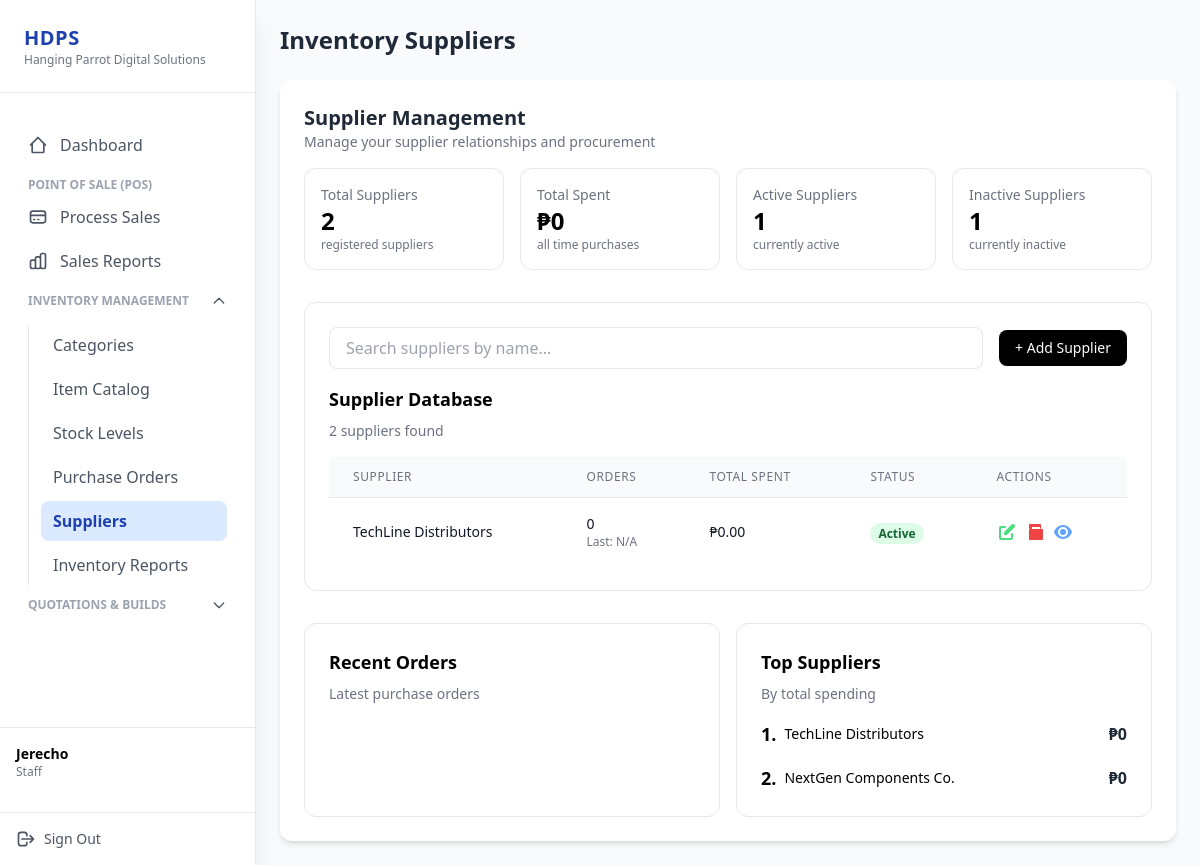
/suppliers.php (signed in), run on an earlier commit of the app's database.
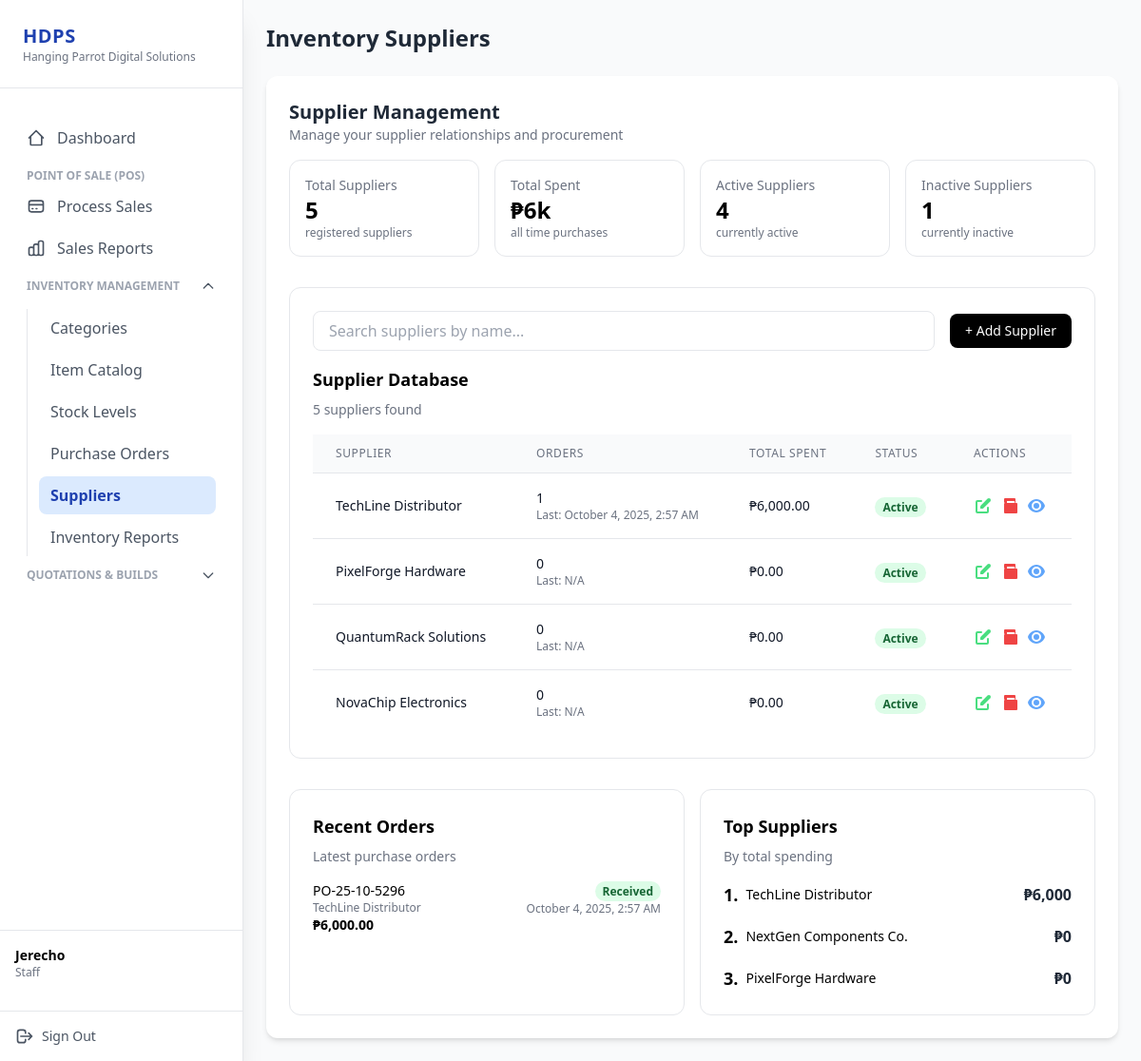
And on a later commit of the database.
### tables this page shows
CREATE TABLE `suppliers` (
  `supplier_id` int(11) NOT NULL,
  `supplier_name` varchar(100) NOT NULL,
  `contact_number` varchar(20) DEFAULT NULL,
  `email` varchar(100) DEFAULT NULL,
  `status` tinyint(1) DEFAULT 1
);

CREATE TABLE `purchase_orders` (
  `purchase_order_id` int(11) NOT NULL,
  `po_number` varchar(80) NOT NULL,
  `supplier_id` int(11) NOT NULL,
  `grand_total` decimal(10,2) DEFAULT 0.00,
  `status` enum('Ordered','Received','Cancelled') DEFAULT 'Ordered',
  `date` datetime DEFAULT current_timestamp(),
  `created_by` int(11) NOT NULL,
  `is_active` tinyint(1) NOT NULL DEFAULT 1
);

### database/database.php (called while the page is built, shortened)
<?php
class Database
{
    private $serverName = ("mysql:host=localhost;dbname=computer_store");
    private $userName = ("root");
    private $userPass = ("");
    private $fetchDefault = array(PDO::ATTR_DEFAULT_FETCH_MODE => PDO::FETCH_ASSOC);
    protected $conn;
    public function conn()
    {
        if ($this->conn instanceof PDO) {
            return $this->conn;
        }
        try {
            $this->conn = new PDO(
                $this->serverName,
                $this->userName,
                $this->userPass,
                $this->fetchDefault
            );
            $this->conn->setAttribute(PDO::ATTR_ERRMODE, PDO::ERRMODE_EXCEPTION);
            return $this->conn;
        } catch (PDOException $e) {
            die("Database connection error: " . $e->getMessage());
        }
    }
    public function select_suppliers()
    {
        $sql = $this->conn()->prepare("
        SELECT
            s.*,
            COUNT(po.purchase_order_id) AS order_count,
            COALESCE(SUM(CASE WHEN po.status = 'Received' THEN po.grand_total ELSE 0 END), 0) AS total_spent,
            MAX(po.date) AS last_order_date
        FROM suppliers s
        LEFT JOIN purchase_orders po ON s.supplier_id = po.supplier_id
        GROUP BY s.supplier_id
    ");
        $sql->execute();
        $suppliers = $sql->fetchAll(PDO::FETCH_ASSOC);
        return $suppliers;
    }
    public function select_purchase_orders()
    {
        $sql = $this->conn()->prepare("
            SELECT
                po.*,
                s.supplier_name
            FROM
                purchase_orders po
            JOIN
                suppliers s ON po.supplier_id = s.supplier_id
        ");
        $sql->execute();
        $purchase_orders = $sql->fetchAll();
        return $purchase_orders;
    }
}
$database = new Database();

### suppliers.php (the view, shortened to what the rows shown need)
<?php
include "database/database.php";
$database->login_session();
$database->create_supplier();
$database->update_supplier();
$database->archive_supplier();
$suppliers = $database->select_suppliers();
$purchase_orders = $database->select_purchase_orders();
?>
<!DOCTYPE html>
<html lang="en">
<head>
  <script src="https://cdn.tailwindcss.com"></script>
</head>
<body class="bg-gray-50 flex">
  <?php include "sidebar.php"; ?>
  <main class="flex-1 ml-0 md:ml-64 p-6">
    <header class="mb-6">
      <h2 class="text-2xl font-bold text-gray-800">Inventory Suppliers</h2>
    </header>
    <section class="bg-white rounded-xl shadow-md p-6">
      <div class="grid grid-cols-1 sm:grid-cols-2 lg:grid-cols-4 gap-4 mb-8">
        <div class="bg-white border rounded-xl p-4 flex items-center justify-between">
          <div>
            <?php
            $active_count = count(array_filter($suppliers, fn($sp) => $sp['status'] == 1));
            $inactive_count = count(array_filter($suppliers, fn($sp) => $sp['status'] == 0));
            ?>
            <p class="text-sm text-gray-500">Active Suppliers</p>
            <h4 class="text-2xl font-bold"><?= $active_count; ?></h4>
            <p class="text-xs text-gray-500">currently active</p>
          </div>
        </div>
        <div class="bg-white border rounded-xl p-4 flex items-center justify-between">
          <div>
            <p class="text-sm text-gray-500">Inactive Suppliers</p>
            <h4 class="text-2xl font-bold"><?= $inactive_count ?></h4>
            <p class="text-xs text-gray-500">currently inactive</p>
          </div>
        </div>
      </div>
      <div class="grid grid-cols-1 gap-4">
        <div class="bg-white border rounded-xl p-6">
          <div class="overflow-x-auto">
            <table class="min-w-full divide-y divide-gray-200">
              <thead class="bg-gray-50">
                <tr>
                  <th scope="col"
                    class="px-6 py-3 text-left text-xs font-medium text-gray-500 uppercase tracking-wider">Supplier</th>
                  <th scope="col"
                    class="px-6 py-3 text-left text-xs font-medium text-gray-500 uppercase tracking-wider">Orders</th>
                  <th scope="col"
                    class="px-6 py-3 text-left text-xs font-medium text-gray-500 uppercase tracking-wider">Total Spent
                  </th>
                  <th scope="col"
                    class="px-6 py-3 text-left text-xs font-medium text-gray-500 uppercase tracking-wider">Status</th>
                  <th scope="col"
                    class="px-6 py-3 text-left text-xs font-medium text-gray-500 uppercase tracking-wider">Actions</th>
                </tr>
              </thead>
              <tbody class="bg-white divide-y divide-gray-200">
                <?php foreach ($suppliers as $sp): ?>
                <?php if($sp['status'] === 0) continue; ?>
                  <tr>
                    <td class="px-6 py-4 whitespace-nowrap">
                      <p class="text-sm font-medium text-gray-900"><?= $sp['supplier_name']; ?></p>
                    </td>
                    <td class="px-6 py-4 whitespace-nowrap text-sm text-gray-500">
                      <p class="text-gray-900 font-medium"><?= $sp['order_count'] ?></p>
                      <p class="text-xs">
                        Last:
                        <?= $sp['last_order_date'] ? date('F j, Y, g:i A', strtotime($sp['last_order_date'])) : 'N/A' ?>
                      </p>
                    </td>
                    <td class="px-6 py-4 whitespace-nowrap text-sm text-gray-500">
                      <p class="text-gray-900 font-medium">₱<?= number_format($sp['total_spent'], 2) ?></p>
                    </td>
                    <?php if ($sp['status'] == 1): ?>
                      <td class="px-6 py-4 whitespace-nowrap">
                        <span class="status-label bg-green-100 text-green-800">Active</span>
                      </td>
                    <?php elseif ($sp['status'] == 0): ?>
                      <td class="px-6 py-4 whitespace-nowrap">
                        <span class="status-label bg-red-100 text-red-800">Inactive</span>
                      </td>
                    <?php else: ?>
                      <td class="px-6 py-4 whitespace-nowrap">
                        <span class="status-label bg-red-100 text-red-800">Error</span>
                      </td>
                    <?php endif; ?>
                    <td class="px-6 py-4 whitespace-nowrap text-sm font-medium">
                      <div class="flex space-x-2">
                        <button class="text-green-400 hover:text-green-600 openEditSupplierModal"
                          data-id="<?= $sp['supplier_id'] ?>" data-name="<?= htmlspecialchars($sp['supplier_name']) ?>"
                          data-contact="<?= htmlspecialchars($sp['contact_number']) ?>"
                          data-email="<?= htmlspecialchars($sp['email']) ?>" data-status="<?= $sp['status'] ?>">
                        </button>
                        <button class="text-red-500 hover:text-red-700 openArchiveSupplierModal"
                          data-id="<?= $sp['supplier_id'] ?>" data-name="<?= htmlspecialchars($sp['supplier_name']) ?>"
                          title="Archive Supplier">
                          <svg xmlns="http://www.w3.org/2000/svg" class="h-5 w-5" viewBox="0 0 20 20" fill="currentColor">
                            <path fill-rule="evenodd"
                              d="M4 3a1 1 0 011-1h10a1 1 0 011 1v3a1 1 0 01-1 1H5a1 1 0 01-1-1V3zm3 4h10a1 1 0 011 1v9a1 1 0 01-1 1H5a1 1 0 01-1-1V8a1 1 0 011-1h10V5H7v3z"
                              clip-rule="evenodd" />
                          </svg>
                        </button>
                        <button class="text-blue-400 hover:text-blue-600 openViewSupplierModal"
                          data-id="<?= $sp['supplier_id'] ?>" data-name="<?= htmlspecialchars($sp['supplier_name']) ?>"
                          data-contact="<?= htmlspecialchars($sp['contact_number']) ?>"
                          data-email="<?= htmlspecialchars($sp['email']) ?>" data-status="<?= $sp['status'] ?>">
                          <svg xmlns="http://www.w3.org/2000/svg" class="h-5 w-5" viewBox="0 0 20 20" fill="currentColor">
                            <path
                              d="M10 3C5 3 1.73 7.11 1.05 10c.68 2.89 3.95 7 8.95 7s8.27-4.11 8.95-7c-.68-2.89-3.95-7-8.95-7zM10 15a5 5 0 110-10 5 5 0 010 10zm0-2a3 3 0 100-6 3 3 0 000 6z" />
                          </svg>
                        </button>
                      </div>
                    </td>
                  </tr>
                <?php endforeach; ?>
              </tbody>
            </table>
          </div>
        </div>
        <div class="grid grid-cols-1 md:grid-cols-2 gap-4 mt-4">
          <?php
          $recentOrders = array_filter($purchase_orders, function ($po) {
            return in_array($po['status'], ['Received', 'Ordered']);
          });
          $recentOrders = array_slice($recentOrders, 0, 3);
          ?>
          <div class="bg-white border rounded-xl p-6">
            <ul class="space-y-4 text-sm">
              <?php foreach ($recentOrders as $po): ?>
                <li class="flex justify-between items-start">
                  <div>
                    <p class="font-medium"><?= htmlspecialchars($po['po_number']); ?></p>
                    <p class="text-xs text-gray-500"><?= htmlspecialchars($po['supplier_name']); ?></p>
                    <p class="font-bold">₱<?= number_format($po['grand_total'], 2); ?></p>
                  </div>
                  <div class="text-right">
                    <?php if ($po['status'] === 'Received'): ?>
                      <span class="status-label bg-green-100 text-green-800"><?= $po['status']; ?></span>
                    <?php elseif ($po['status'] === 'Ordered'): ?>
                      <span class="status-label bg-blue-100 text-blue-800"><?= $po['status']; ?></span>
                    <?php endif; ?>
                    <p class="text-xs text-gray-500"><?= date('F j, Y, g:i A', strtotime($po['date'])); ?></p>
                  </div>
                </li>
              <?php endforeach; ?>
            </ul>
          </div>
          <?php
          usort($suppliers, function ($a, $b) {
            return $b['total_spent'] <=> $a['total_spent'];
          });
          ?>
          <div class="bg-white border rounded-xl p-6">
            <ul class="space-y-4">
              <?php foreach ($suppliers as $index => $sp): ?>
                <?php if ($index >= 3)
                  break; ?>
                <li class="flex justify-between items-center">
                  <div class="flex items-center space-x-2">
                    <span class="text-lg font-bold"><?= $index + 1; ?>.</span>
                    <p class="text-sm font-medium"><?= htmlspecialchars($sp['supplier_name']); ?></p>
                  </div>
                  <span class="font-bold text-gray-800">₱<?= number_format($sp['total_spent']); ?></span>
                </li>
              <?php endforeach; ?>
            </ul>
          </div>
        </div>
    </section>
  </main>
</body>
</html>

What changed in the data, as far as the page shows it:
changed suppliers: supplier_name "TechLine Distributors" → "TechLine Distributor"; order_count "0" → "1"; last_order_date (not shown) → "October 4, 2025, 2:57 AM"; total_spent "0.00" → "6,000.00"; total_spent "0" → "6,000"; status "1" → (not shown)
added suppliers: supplier_name "PixelForge Hardware", order_count "0", shows "N/A", total_spent "0.00", status "Active", total_spent "0"
added suppliers: supplier_name "QuantumRack Solutions", order_count "0", shows "N/A", total_spent "0.00", status "Active", shown under "Supplier Database"
added suppliers: supplier_name "NovaChip Electronics", order_count "0", shows "N/A", total_spent "0.00", status "Active", shown under "Supplier Database"
added purchase_orders: po_number "PO-25-10-5296", supplier.supplier_name "TechLine Distributor", grand_total "6,000.00", status "Received", date "October 4, 2025, 2:57 AM"
Also different on the page:
count($suppliers): "2" → "5"
formatCompactCurrency($grandTotal): "₱0" → "₱6k"
$active_count: (not shown) → "4"
